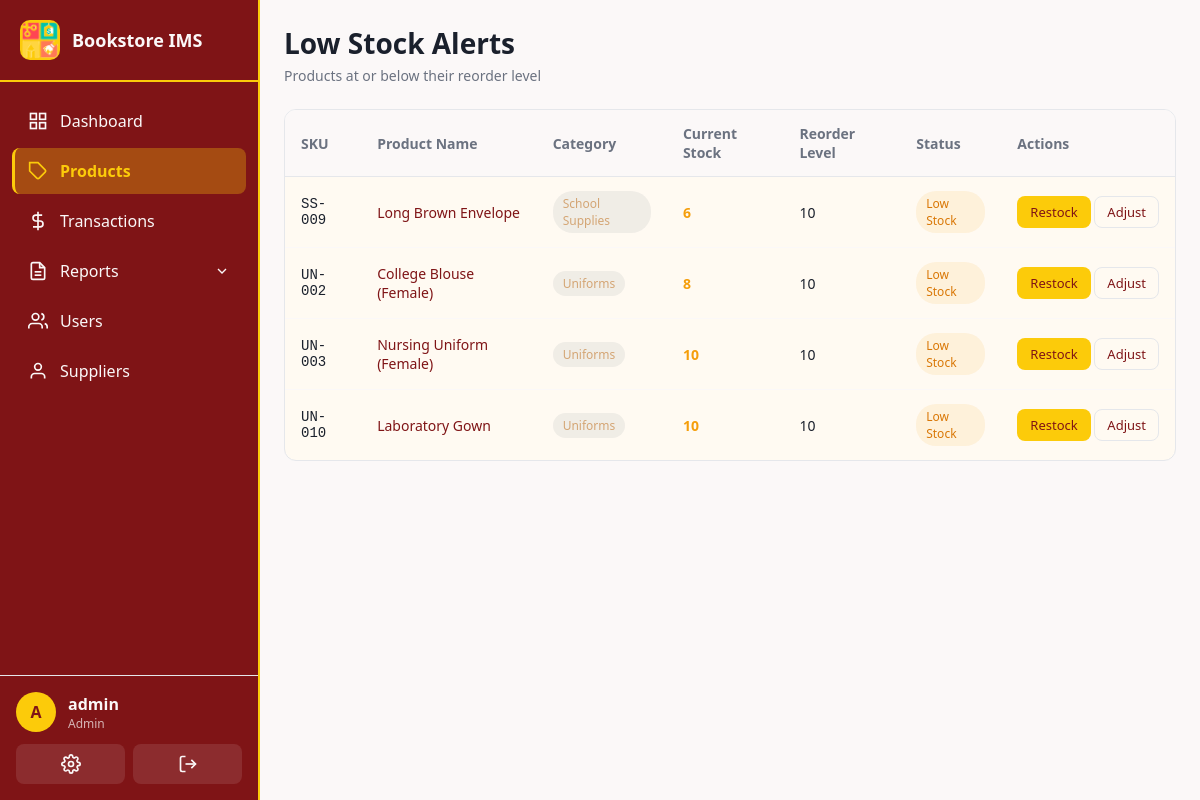
Screenshot of /products/low-stock (signed in) with the database file from the repository.
### app/models.py (models this page shows, shortened)
class User(UserMixin, db.Model):
    __tablename__ = 'users'
    id = db.Column(db.Integer, primary_key=True)
    username = db.Column(db.String(80), unique=True, nullable=False, index=True)
    email = db.Column(db.String(120), unique=True, nullable=False)
    password_hash = db.Column(db.String(256), nullable=False)
    role = db.Column(db.String(20), nullable=False, default=Role.STAFF)
    is_active = db.Column(db.Boolean, default=True)
    created_at = db.Column(db.DateTime, default=utc_now)
    last_login = db.Column(db.DateTime)
    transactions = db.relationship('Transaction', backref='user', lazy='dynamic')
    audit_logs = db.relationship('AuditLog', backref='user', lazy='dynamic')
    cash_ledger_entries = db.relationship('CashLedger', backref='user', lazy='dynamic')
    def is_admin(self):
        return self.role == Role.ADMIN

class Product(db.Model):
    __tablename__ = 'products'
    id = db.Column(db.Integer, primary_key=True)
    sku = db.Column(db.String(50), unique=True, nullable=False, index=True)  # Stock Keeping Unit
    name = db.Column(db.String(200), nullable=False)
    description = db.Column(db.Text)
    category_id = db.Column(db.Integer, db.ForeignKey('categories.id'), nullable=False)
    cost_price = db.Column(db.Float, nullable=False, default=0.0)  # Purchase cost
    selling_price = db.Column(db.Float, nullable=False, default=0.0)
    quantity = db.Column(db.Integer, nullable=False, default=0)
    reorder_level = db.Column(db.Integer, nullable=False, default=10)  # Low stock threshold
    isbn = db.Column(db.String(20))
    author = db.Column(db.String(200))
    publisher = db.Column(db.String(200))
    is_active = db.Column(db.Boolean, default=True)
    created_at = db.Column(db.DateTime, default=utc_now)
    updated_at = db.Column(db.DateTime, default=utc_now, onupdate=utc_now)
    stock_movements = db.relationship('StockMovement', backref='product', lazy='dynamic')
    transaction_items = db.relationship('TransactionItem', backref='product', lazy='dynamic')

class Category(db.Model):
    __tablename__ = 'categories'
    id = db.Column(db.Integer, primary_key=True)
    name = db.Column(db.String(100), unique=True, nullable=False)
    description = db.Column(db.String(255))
    created_at = db.Column(db.DateTime, default=utc_now)
    products = db.relationship('Product', backref='category', lazy='dynamic')

### app/routes/products.py (the view)
@products_bp.route('/low-stock')
@login_required
def low_stock():
    products = Product.query.filter(
        Product.quantity <= Product.reorder_level,
        Product.is_active == True
    ).order_by(Product.quantity).all()
    return render_template('products/low_stock.html', products=products)

### app/__init__.py (called while the page is built)
@login_manager.user_loader
def load_user(user_id):
    return db.session.get(User, int(user_id))

### app/templates/products/low_stock.html (shortened to what this page needs)
{% extends "base.html" %}
{% block content %}
<div class="page-header">
  <div class="page-header-left">
    <h1>Low Stock Alerts</h1>
    <p class="page-subtitle">Products at or below their reorder level</p>
  </div>
</div>
<div class="table-card">
  {% if products %}
  <table class="data-table">
    <thead>
      <tr>
        <th>SKU</th>
        <th>Product Name</th>
        <th>Category</th>
        <th>Current Stock</th>
        <th>Reorder Level</th>
        <th>Status</th>
        <th>Actions</th>
      </tr>
    </thead>
    <tbody>
      {% for product in products %}
      <tr class="{% if product.quantity == 0 %}row-danger{% else %}row-warning{% endif %}">
        <td class="sku-cell">{{ product.sku }}</td>
        <td>
          <a href="{{ url_for('products.view_product', id=product.id) }}" class="product-name">
            {{ product.name }}
          </a>
        </td>
        <td>
          <span class="badge badge-category">{{ product.category.name }}</span>
        </td>
        <td class="stock-cell {% if product.quantity == 0 %}text-danger{% else %}text-warning{% endif %}">
          <strong>{{ product.quantity }}</strong>
        </td>
        <td>{{ product.reorder_level }}</td>
        <td>
          {% if product.quantity == 0 %}
          <span class="badge badge-danger">Out of Stock</span>
          {% else %}
          <span class="badge badge-warning">Low Stock</span>
          {% endif %}
        </td>
        <td class="actions-cell">
          <a href="{{ url_for('transactions.new_purchase') }}" class="btn btn-sm btn-primary">Restock</a>
          <a href="{{ url_for('products.adjust_stock', id=product.id) }}" class="btn btn-sm btn-outline">Adjust</a>
        </td>
      </tr>
      {% endfor %}
    </tbody>
  </table>
  {% endif %}
</div>
{% endblock %}

### app/templates/base.html (shortened to what this page needs)
<!doctype html>
<html>
  <head>
    <link rel="stylesheet" href="{{ url_for('static', filename='css/main.css') }}">
  </head>
  <body class="{% block body_class %}{% endblock %}">
    {% if current_user.is_authenticated %}
    <nav class="sidebar" id="mobile-sidebar">
      <div class="sidebar-header">
        <div class="sidebar-logo">
          <img src="{{ url_for('static', filename='images/bookstore-logo.png') }}" alt="Bookstore Logo" style="width: 100%; height: 100%; object-fit: contain;">
        </div>
        <span class="sidebar-title">Bookstore IMS</span>
      </div>
      <ul class="sidebar-menu">
        <li class="{% if request.endpoint == 'main.dashboard' %}active{% endif %}">
          <a href="{{ url_for('main.dashboard') }}">
            <svg viewBox="0 0 24 24" fill="none" stroke="currentColor" stroke-width="2">
              <rect x="3" y="3" width="7" height="7"></rect>
              <rect x="14" y="3" width="7" height="7"></rect>
              <rect x="14" y="14" width="7" height="7"></rect>
              <rect x="3" y="14" width="7" height="7"></rect>
            </svg>
            <span>Dashboard</span>
          </a>
        </li>
        <li class="{% if 'products' in request.endpoint %}active{% endif %}">
          <a href="{{ url_for('products.list_products') }}">
            <svg viewBox="0 0 24 24" fill="none" stroke="currentColor" stroke-width="2">
              <path d="M20.59 13.41l-7.17 7.17a2 2 0 0 1-2.83 0L2 12V2h10l8.59 8.59a2 2 0 0 1 0 2.82z"></path>
              <line x1="7" y1="7" x2="7.01" y2="7"></line>
            </svg>
            <span>Products</span>
          </a>
        </li>
        <li class="{% if 'transactions' in request.endpoint %}active{% endif %}">
          <a href="{{ url_for('transactions.list_transactions') }}">
            <svg viewBox="0 0 24 24" fill="none" stroke="currentColor" stroke-width="2">
              <line x1="12" y1="1" x2="12" y2="23"></line>
              <path d="M17 5H9.5a3.5 3.5 0 0 0 0 7h5a3.5 3.5 0 0 1 0 7H6"></path>
            </svg>
            <span>Transactions</span>
          </a>
        </li>
        <li class="submenu-trigger {% if 'reports' in request.endpoint %}active{% endif %}">
          <a href="#">
            <svg viewBox="0 0 24 24" fill="none" stroke="currentColor" stroke-width="2">
              <path d="M14 2H6a2 2 0 0 0-2 2v16a2 2 0 0 0 2 2h12a2 2 0 0 0 2-2V8z"></path>
              <polyline points="14 2 14 8 20 8"></polyline>
              <line x1="16" y1="13" x2="8" y2="13"></line>
              <line x1="16" y1="17" x2="8" y2="17"></line>
            </svg>
            <span>Reports</span>
            <svg class="submenu-arrow" viewBox="0 0 24 24" fill="none" stroke="currentColor" stroke-width="2">
              <polyline points="6 9 12 15 18 9"></polyline>
            </svg>
          </a>
        </li>
        {% if current_user.is_admin() %}
        <li class="{% if 'users' in request.endpoint and request.endpoint != 'users.profile' %}active{% endif %}">
          <a href="{{ url_for('users.list_users') }}">
            <svg viewBox="0 0 24 24" fill="none" stroke="currentColor" stroke-width="2">
              <path d="M17 21v-2a4 4 0 0 0-4-4H5a4 4 0 0 0-4 4v2"></path>
              <circle cx="9" cy="7" r="4"></circle>
              <path d="M23 21v-2a4 4 0 0 0-3-3.87"></path>
              <path d="M16 3.13a4 4 0 0 1 0 7.75"></path>
            </svg>
            <span>Users</span>
          </a>
        </li>
        <li class="{% if 'suppliers' in request.endpoint %}active{% endif %}">
          <a href="{{ url_for('suppliers.list_suppliers') }}">
            <svg viewBox="0 0 24 24" fill="none" stroke="currentColor" stroke-width="2">
              <path d="M20 21v-2a4 4 0 0 0-4-4H8a4 4 0 0 0-4 4v2"></path>
              <circle cx="12" cy="7" r="4"></circle>
            </svg>
            <span>Suppliers</span>
          </a>
        </li>
        {% endif %}
      </ul>
      <div class="sidebar-footer">
        <div class="user-info">
          <div class="user-avatar">{{ current_user.username[0].upper() }}</div>
          <div class="user-details">
            <span class="user-name">{{ current_user.username }}</span>
            <span class="user-role">{{ current_user.role.title() }}</span>
          </div>
        </div>
        <div class="sidebar-actions">
          <a href="{{ url_for('users.profile') }}" class="action-btn" title="Profile">
          </a>
          <a href="{{ url_for('auth.logout') }}" class="action-btn" title="Logout">
            <svg viewBox="0 0 24 24" fill="none" stroke="currentColor" stroke-width="2">
              <path d="M9 21H5a2 2 0 0 1-2-2V5a2 2 0 0 1 2-2h4"></path>
              <polyline points="16 17 21 12 16 7"></polyline>
              <line x1="21" y1="12" x2="9" y2="12"></line>
            </svg>
          </a>
        </div>
      </div>
    </nav>
    <main class="main-content">
      {% block content %}{% endblock %}
    </main>
    {% else %}
    {% block content_public %}{% endblock %}
    {% endif %}
  </body>
</html>

### rows the page displays
User: username "A", username "admin", role "Admin"
Product: sku "SS-009", name "Long Brown Envelope", category.name "School Supplies", quantity "6", reorder_level "10", shows "Low Stock"
Product: sku "UN-002", name "College Blouse (Female)", category.name "Uniforms", quantity "8", reorder_level "10", shows "Low Stock"
Product: sku "UN-003", name "Nursing Uniform (Female)", category.name "Uniforms", quantity "10", reorder_level "10", shows "Low Stock"
Product: sku "UN-010", name "Laboratory Gown", category.name "Uniforms", quantity "10", reorder_level "10", shows "Low Stock"
